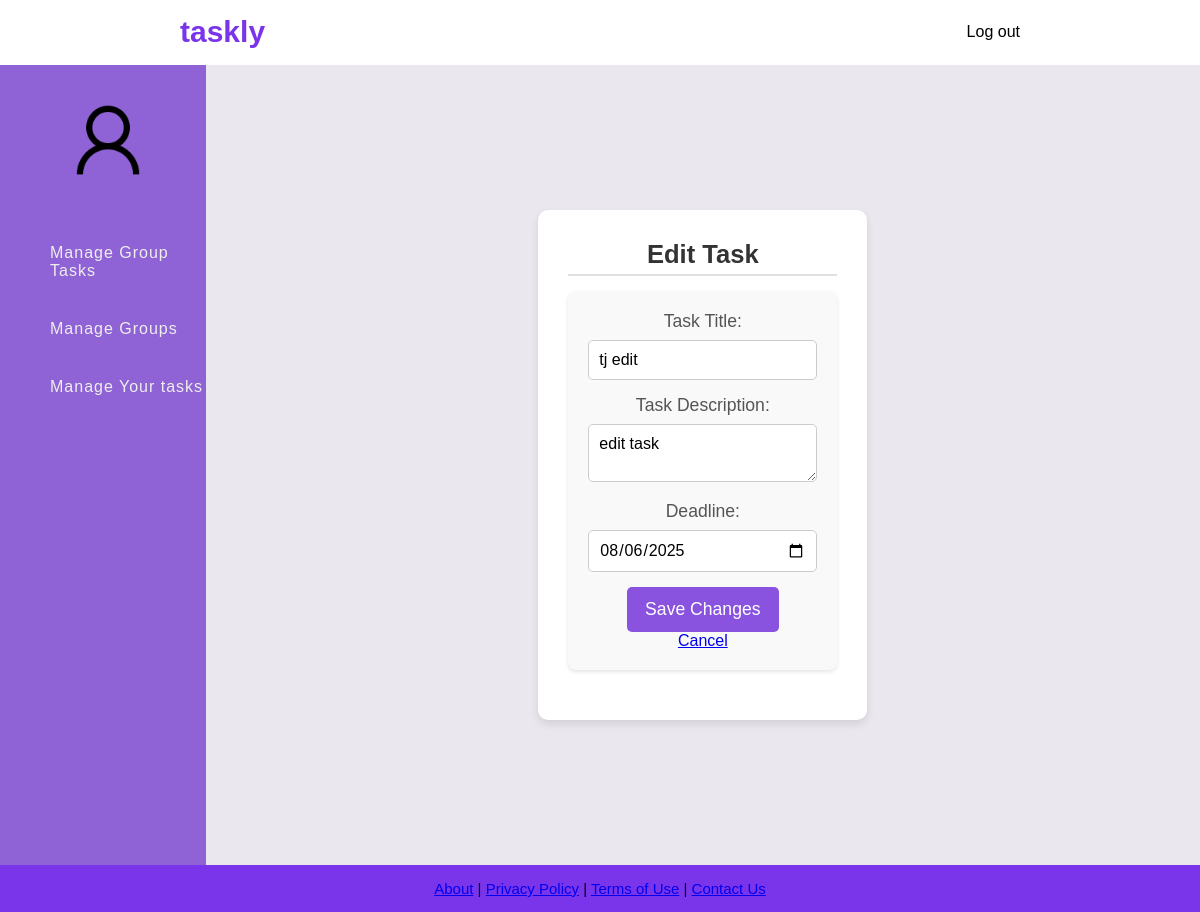
The app's page /edit_task-admin.php?task_id=5 with its own data.
### tables this page shows
CREATE TABLE Task (
    Task_ID INTEGER PRIMARY KEY AUTOINCREMENT,
    Task_Title VARCHAR(255) NOT NULL,
    Task_Description TEXT NOT NULL,
    Task_Deadline DATE NOT NULL,
    List_ID INTEGER NOT NULL,
    FOREIGN KEY (List_ID) REFERENCES Task_List(List_ID) ON DELETE CASCADE
);

### edit_task-admin.php (the view, shortened to what this page needs)
<?php
include('db.php');
$taskId = $_GET['task_id'];
$stmt = $conn->prepare("SELECT * FROM Task WHERE Task_ID = ?");
$stmt->execute([$taskId]);
$task = $stmt->fetch(PDO::FETCH_ASSOC);
?>
<!DOCTYPE html>
<html lang="en">
<head>
    <link rel="stylesheet" href="css/global.css">
</head>
<body>
<header class="navbar">
    <a href="dashboard.php" class="navbar_title2"><h1>taskly</h1></a>
    <a class="navbar-index" href="logout.php">Log out</a>
</header>
<div class="container">
    <nav class="sidebar">
        <div class="user-profile">
            <a href="admin-profile.php"><img src="images/Sample_User_Icon.png" alt="User"></a>
            <h4><?php echo $_SESSION['User_Fname']; ?></h4>
        </div>
        <ul>
            <li><a href="admin-tasks.php">Manage Group Tasks</a></li>
            <li><a href="admin-group.php">Manage Groups</a></li>
            <li><a href="admin-task_personal.php">Manage Your tasks</a></li>
        </ul>
    </nav>
    <section class="main-content">
        <div class="main-content-container">
        <h2>Edit Task</h2>
        <?php if ($task): ?>
            <form method="POST" class="edit-task-form">
                <label>Task Title:</label>
                <input type="text" name="taskTitle" value="<?= htmlspecialchars($task['Task_Title']) ?>" required><br>
                <label>Task Description:</label>
                <textarea name="taskDesc" required><?= htmlspecialchars($task['Task_Description']) ?></textarea><br>
                <label>Deadline:</label>
                <input type="date" name="taskDeadline" value="<?= htmlspecialchars($task['Task_Deadline']) ?>" required><br>
                <button type="submit">Save Changes</button>
                <br>
                <a href="admin-task_personal.php">Cancel</a>
            </form>
        <?php endif; ?>
        </div>
    </section>
</div>
<footer class="footer">
    <p class="footer__text">
        <a href="#">About</a> | <a href="#">Privacy Policy</a> |
        <a href="#">Terms of Use</a> | <a href="#">Contact Us</a>
    </p>
</footer>
</body>
</html>

### css/global.css (style rules this page uses)
* { padding: 0; margin: 0; box-sizing: border-box; font-family: Arial, sans-serif; }
body { display: flex; flex-direction: column; min-height: 100vh; }
.navbar { color: black; display: flex; justify-content: space-between; align-items: center; padding: 15px 180px; margin-bottom: 1px; }
.navbar_title2 { font-size: 15px; font-weight: bold; color: #7a35ea; text-decoration: none; }
.navbar-index { text-decoration: none; color: black; font-size: 16px; transition: color 0.3s ease; }
.container { display: flex; }
.sidebar { width: 250px; min-height: 100vh; background-color: #8f63d5; }
.sidebar ul { margin-top: 20px; list-style: none; }
.sidebar ul li { font-size: 16px; padding: 20px 0px; padding-left: 50px; transition: 500ms background; }
.sidebar ul li a { text-decoration: none; color: #eee; cursor: pointer; letter-spacing: 1px; }
.user-profile { text-align: center; padding-left: 10px; padding-top: 25px; }
.user-profile img { width: 100px; border-radius: 50%; }
.user-profile h4 { color: #ccc; padding: 5px 0; }
.main-content { width: 100%; background-color: #eae7ee; background-size: cover; background-position: center; display: flex; justify-content: center; align-items: center; text-align: center; flex-direction: column; padding: 20px; }
.main-content-container { background-color: #fff; padding: 30px; border-radius: 10px; box-shadow: 0 4px 8px rgba(0, 0, 0, 0.1); max-width: 1100px; margin: 0 auto; }
.main-content-container h2 { font-size: 1.6em; color: #333; margin-bottom: 15px; padding-bottom: 5px; border-bottom: 2px solid #e0e0e0; }
.main-content-container form { background-color: #f9f9f9; padding: 20px; border-radius: 8px; box-shadow: 0 2px 4px rgba(0, 0, 0, 0.1); margin-bottom: 20px; }
.main-content-container label { font-size: 1.1em; color: #555; margin-bottom: 8px; display: block; }
.main-content-container input, .main-content-container select, .main-content-container textarea { width: 100%; padding: 10px; margin-bottom: 15px; border: 1px solid #ccc; border-radius: 5px; box-sizing: border-box; font-size: 1em; }
.main-content-container button { background-color: #8953df; color: white; padding: 12px 18px; border: none; border-radius: 5px; cursor: pointer; font-size: 1.1em; transition: background-color 0.3s ease; }
.main-content-container select, .main-content-container input[type="date"] { font-size: 1em; }
.footer p { font-size: 15px; text-align: center; }
.footer { background-color: #7a35ea; text-align: center; padding: 15px; width: 100%; margin-top: auto; }

### records on screen
task: taskTitle "tj edit", taskDesc "edit task", taskDeadline "08/06/2025"
